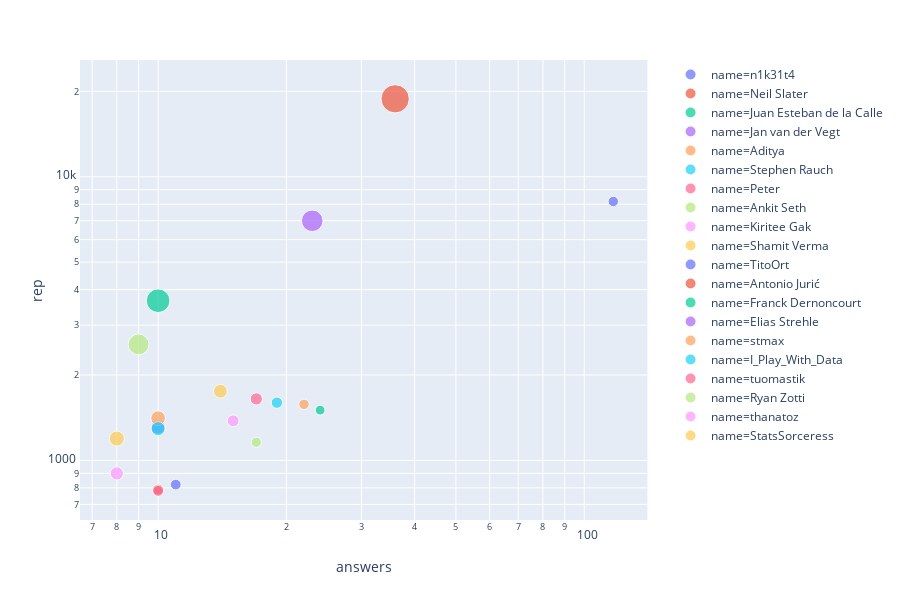

The code cell stored with this chart in its notebook:
### Code cell
fig = px.scatter(xo, x="answers", y="rep", color="name", size="rep/ans", log_x=True, log_y=True)
fig.show()

### Figure 1 — Plotly figure (JSON) as saved in the notebook; plotly's stock layout.template omitted (floating-point values rounded to 4 significant figures)
{"data": [{"hoverlabel": {"namelength": 0}, "hovertemplate": "name=n1k31t4<br>answers=%{x}<br>rep=%{y}<br>rep/ans=%{marker.size}", "legendgroup": "name=n1k31t4", "marker": {"color": "#636efa", "size": [69.92], "sizemode": "area", "sizeref": 1.307, "symbol": "circle"}, "mode": "markers", "name": "name=n1k31t4", "showlegend": true, "type": "scatter", "x": [117], "xaxis": "x", "y": ["8181"], "yaxis": "y"}, {"hoverlabel": {"namelength": 0}, "hovertemplate": "name=Neil Slater<br>answers=%{x}<br>rep=%{y}<br>rep/ans=%{marker.size}", "legendgroup": "name=Neil Slater", "marker": {"color": "#EF553B", "size": [522.9], "sizemode": "area", "sizeref": 1.307, "symbol": "circle"}, "mode": "markers", "name": "name=Neil Slater", "showlegend": true, "type": "scatter", "x": [36], "xaxis": "x", "y": ["18824"], "yaxis": "y"}, {"hoverlabel": {"namelength": 0}, "hovertemplate": "name=Juan Esteban de la Calle<br>answers=%{x}<br>rep=%{y}<br>rep/ans=%{marker.size}", "legendgroup": "name=Juan Esteban de la Calle", "marker": {"color": "#00cc96", "size": [62.67], "sizemode": "area", "sizeref": 1.307, "symbol": "circle"}, "mode": "markers", "name": "name=Juan Esteban de la Calle", "showlegend": true, "type": "scatter", "x": [24], "xaxis": "x", "y": ["1504"], "yaxis": "y"}, {"hoverlabel": {"namelength": 0}, "hovertemplate": "name=Jan van der Vegt<br>answers=%{x}<br>rep=%{y}<br>rep/ans=%{marker.size}", "legendgroup": "name=Jan van der Vegt", "marker": {"color": "#ab63fa", "size": [304.1], "sizemode": "area", "sizeref": 1.307, "symbol": "circle"}, "mode": "markers", "name": "name=Jan van der Vegt", "showlegend": true, "type": "scatter", "x": [23], "xaxis": "x", "y": ["6995"], "yaxis": "y"}, {"hoverlabel": {"namelength": 0}, "hovertemplate": "name=Aditya<br>answers=%{x}<br>rep=%{y}<br>rep/ans=%{marker.size}", "legendgroup": "name=Aditya", "marker": {"color": "#FFA15A", "size": [71.68], "sizemode": "area", "sizeref": 1.307, "symbol": "circle"}, "mode": "markers", "name": "name=Aditya", "showlegend": true, "type": "scatter", "x": [22], "xaxis": "x", "y": ["1577"], "yaxis": "y"}, {"hoverlabel": {"namelength": 0}, "hovertemplate": "name=Stephen Rauch<br>answers=%{x}<br>rep=%{y}<br>rep/ans=%{marker.size}", "legendgroup": "name=Stephen Rauch", "marker": {"color": "#19d3f3", "size": [84.11], "sizemode": "area", "sizeref": 1.307, "symbol": "circle"}, "mode": "markers", "name": "name=Stephen Rauch", "showlegend": true, "type": "scatter", "x": [19], "xaxis": "x", "y": ["1598"], "yaxis": "y"}, {"hoverlabel": {"namelength": 0}, "hovertemplate": "name=Peter<br>answers=%{x}<br>rep=%{y}<br>rep/ans=%{marker.size}", "legendgroup": "name=Peter", "marker": {"color": "#FF6692", "size": [96.94], "sizemode": "area", "sizeref": 1.307, "symbol": "circle"}, "mode": "markers", "name": "name=Peter", "showlegend": true, "type": "scatter", "x": [17], "xaxis": "x", "y": ["1648"], "yaxis": "y"}, {"hoverlabel": {"namelength": 0}, "hovertemplate": "name=Ankit Seth<br>answers=%{x}<br>rep=%{y}<br>rep/ans=%{marker.size}", "legendgroup": "name=Ankit Seth", "marker": {"color": "#B6E880", "size": [68.18], "sizemode": "area", "sizeref": 1.307, "symbol": "circle"}, "mode": "markers", "name": "name=Ankit Seth", "showlegend": true, "type": "scatter", "x": [17], "xaxis": "x", "y": ["1159"], "yaxis": "y"}, {"hoverlabel": {"namelength": 0}, "hovertemplate": "name=Kiritee Gak<br>answers=%{x}<br>rep=%{y}<br>rep/ans=%{marker.size}", "legendgroup": "name=Kiritee Gak", "marker": {"color": "#FF97FF", "size": [91.93], "sizemode": "area", "sizeref": 1.307, "symbol": "circle"}, "mode": "markers", "name": "name=Kiritee Gak", "showlegend": true, "type": "scatter", "x": [15], "xaxis": "x", "y": ["1379"], "yaxis": "y"}, {"hoverlabel": {"namelength": 0}, "hovertemplate": "name=Shamit Verma<br>answers=%{x}<br>rep=%{y}<br>rep/ans=%{marker.size}", "legendgroup": "name=Shamit Verma", "marker": {"color": "#FECB52", "size": [125.3], "sizemode": "area", "sizeref": 1.307, "symbol": "circle"}, "mode": "markers", "name": "name=Shamit Verma", "showlegend": true, "type": "scatter", "x": [14], "xaxis": "x", "y": ["1754"], "yaxis": "y"}, {"hoverlabel": {"namelength": 0}, "hovertemplate": "name=TitoOrt<br>answers=%{x}<br>rep=%{y}<br>rep/ans=%{marker.size}", "legendgroup": "name=TitoOrt", "marker": {"color": "#636efa", "size": [74.73], "sizemode": "area", "sizeref": 1.307, "symbol": "circle"}, "mode": "markers", "name": "name=TitoOrt", "showlegend": true, "type": "scatter", "x": [11], "xaxis": "x", "y": ["822"], "yaxis": "y"}, {"hoverlabel": {"namelength": 0}, "hovertemplate": "name=Antonio Jurić<br>answers=%{x}<br>rep=%{y}<br>rep/ans=%{marker.size}", "legendgroup": "name=Antonio Jurić", "marker": {"color": "#EF553B", "size": [78.9], "sizemode": "area", "sizeref": 1.307, "symbol": "circle"}, "mode": "markers", "name": "name=Antonio Jurić", "showlegend": true, "type": "scatter", "x": [10], "xaxis": "x", "y": ["789"], "yaxis": "y"}, {"hoverlabel": {"namelength": 0}, "hovertemplate": "name=Franck Dernoncourt<br>answers=%{x}<br>rep=%{y}<br>rep/ans=%{marker.size}", "legendgroup": "name=Franck Dernoncourt", "marker": {"color": "#00cc96", "size": [365.6], "sizemode": "area", "sizeref": 1.307, "symbol": "circle"}, "mode": "markers", "name": "name=Franck Dernoncourt", "showlegend": true, "type": "scatter", "x": [10], "xaxis": "x", "y": ["3656"], "yaxis": "y"}, {"hoverlabel": {"namelength": 0}, "hovertemplate": "name=Elias Strehle<br>answers=%{x}<br>rep=%{y}<br>rep/ans=%{marker.size}", "legendgroup": "name=Elias Strehle", "marker": {"color": "#ab63fa", "size": [131.1], "sizemode": "area", "sizeref": 1.307, "symbol": "circle"}, "mode": "markers", "name": "name=Elias Strehle", "showlegend": true, "type": "scatter", "x": [10], "xaxis": "x", "y": ["1311"], "yaxis": "y"}, {"hoverlabel": {"namelength": 0}, "hovertemplate": "name=stmax<br>answers=%{x}<br>rep=%{y}<br>rep/ans=%{marker.size}", "legendgroup": "name=stmax", "marker": {"color": "#FFA15A", "size": [140.9], "sizemode": "area", "sizeref": 1.307, "symbol": "circle"}, "mode": "markers", "name": "name=stmax", "showlegend": true, "type": "scatter", "x": [10], "xaxis": "x", "y": ["1409"], "yaxis": "y"}, {"hoverlabel": {"namelength": 0}, "hovertemplate": "name=I_Play_With_Data<br>answers=%{x}<br>rep=%{y}<br>rep/ans=%{marker.size}", "legendgroup": "name=I_Play_With_Data", "marker": {"color": "#19d3f3", "size": [129.4], "sizemode": "area", "sizeref": 1.307, "symbol": "circle"}, "mode": "markers", "name": "name=I_Play_With_Data", "showlegend": true, "type": "scatter", "x": [10], "xaxis": "x", "y": ["1294"], "yaxis": "y"}, {"hoverlabel": {"namelength": 0}, "hovertemplate": "name=tuomastik<br>answers=%{x}<br>rep=%{y}<br>rep/ans=%{marker.size}", "legendgroup": "name=tuomastik", "marker": {"color": "#FF6692", "size": [78.1], "sizemode": "area", "sizeref": 1.307, "symbol": "circle"}, "mode": "markers", "name": "name=tuomastik", "showlegend": true, "type": "scatter", "x": [10], "xaxis": "x", "y": ["781"], "yaxis": "y"}, {"hoverlabel": {"namelength": 0}, "hovertemplate": "name=Ryan Zotti<br>answers=%{x}<br>rep=%{y}<br>rep/ans=%{marker.size}", "legendgroup": "name=Ryan Zotti", "marker": {"color": "#B6E880", "size": [284.9], "sizemode": "area", "sizeref": 1.307, "symbol": "circle"}, "mode": "markers", "name": "name=Ryan Zotti", "showlegend": true, "type": "scatter", "x": [9], "xaxis": "x", "y": ["2564"], "yaxis": "y"}, {"hoverlabel": {"namelength": 0}, "hovertemplate": "name=thanatoz<br>answers=%{x}<br>rep=%{y}<br>rep/ans=%{marker.size}", "legendgroup": "name=thanatoz", "marker": {"color": "#FF97FF", "size": [112.5], "sizemode": "area", "sizeref": 1.307, "symbol": "circle"}, "mode": "markers", "name": "name=thanatoz", "showlegend": true, "type": "scatter", "x": [8], "xaxis": "x", "y": ["900"], "yaxis": "y"}, {"hoverlabel": {"namelength": 0}, "hovertemplate": "name=StatsSorceress<br>answers=%{x}<br>rep=%{y}<br>rep/ans=%{marker.size}", "legendgroup": "name=StatsSorceress", "marker": {"color": "#FECB52", "size": [149.2], "sizemode": "area", "sizeref": 1.307, "symbol": "circle"}, "mode": "markers", "name": "name=StatsSorceress", "showlegend": true, "type": "scatter", "x": [8], "xaxis": "x", "y": ["1194"], "yaxis": "y"}], "layout": {"height": 600, "legend": {"itemsizing": "constant", "tracegroupgap": 0}, "margin": {"t": 60}, "xaxis": {"anchor": "y", "domain": [0, 0.98], "title": {"text": "answers"}, "type": "log"}, "yaxis": {"anchor": "x", "domain": [0, 1], "title": {"text": "rep"}, "type": "log"}}}
